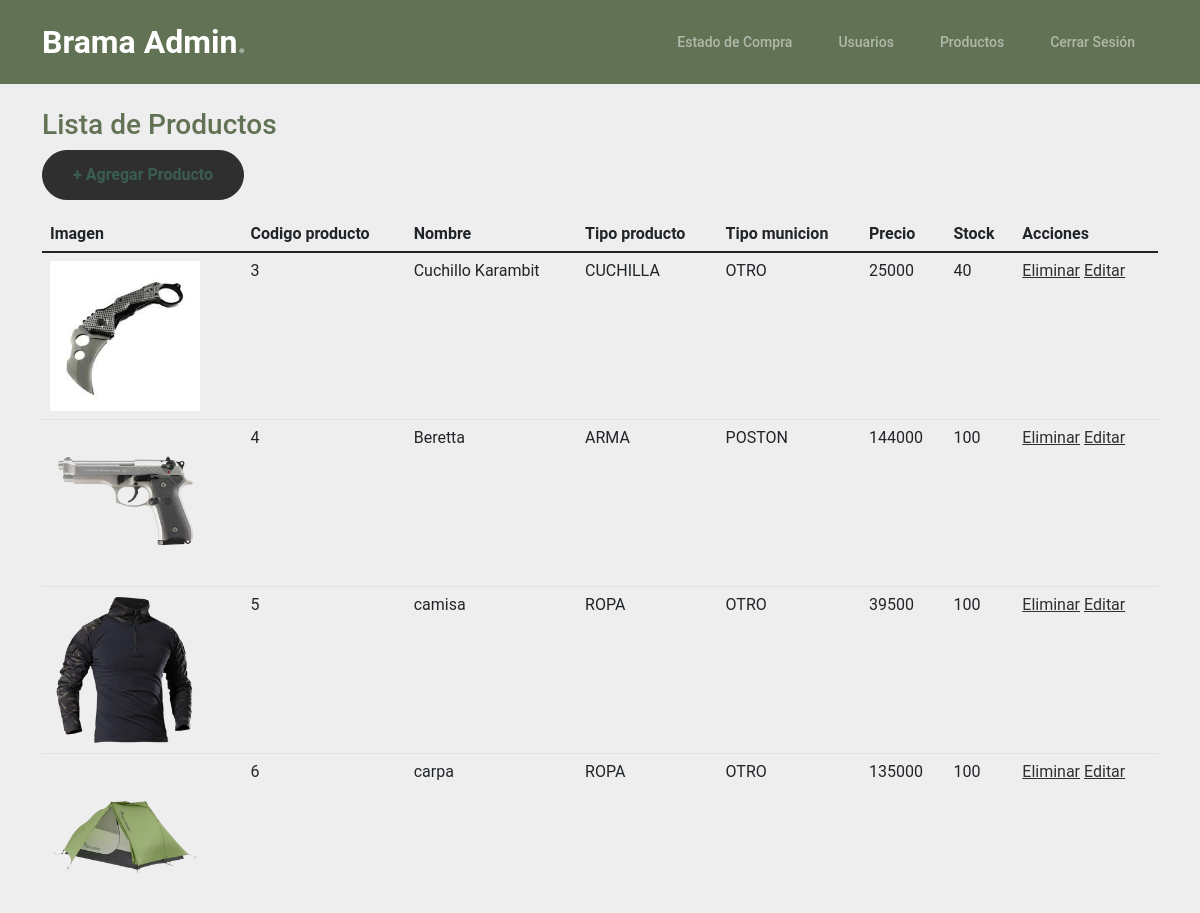
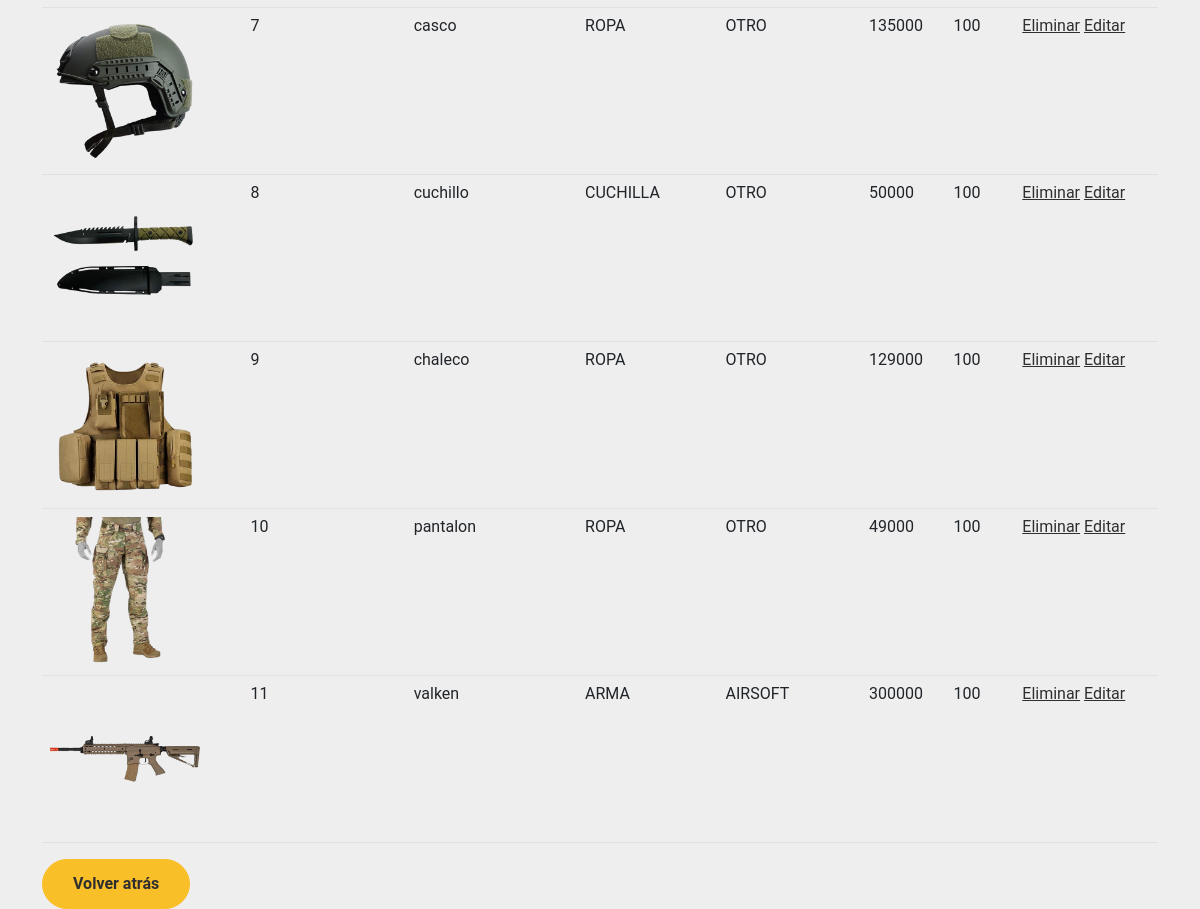
/productos/ (signed in), run on the app's committed database (2 pictures, top to bottom).
### aplicacion/models.py (models this page shows, shortened)
class Producto(models.Model):
    cod_producto = models.AutoField(primary_key=True)
    nombre = models.CharField(max_length=50)
    tipo_producto = models.CharField(max_length=10, choices=TIPO_PRODUCTO, default='OTRO PRODUCTO')
    tipo_municion = models.CharField(max_length=100, choices=TIPO_MUNICION, default='OTRO')
    precio = models.IntegerField(validators=[MinValueValidator(1000), MaxValueValidator(999999999)])
    stock = models.IntegerField(default=0)
    imagen = models.ImageField(upload_to='productos', null=True)

### aplicacion/views.py (the view)
# urls.py: path('productos/', productos, name = 'productos'),
@user_passes_test(is_admin)
def productos(request):
    productos=Producto.objects.all()
    datos={
        "productos":productos
    }
    return render(request,'aplicacion/productos.html', datos)

### aplicacion/views.py (called while the page is built)
def is_admin(user):
    return user.is_authenticated and user.is_staff

### aplicacion/templates/aplicacion/productos.html (shortened to what this page needs)
{% load static %}
<head>
    <link href="{% static 'aplicacion/css/bootstrap.min.css' %}" rel="stylesheet">
    <link rel="stylesheet" href="https://cdnjs.cloudflare.com/ajax/libs/font-awesome/6.0.0-beta3/css/all.min.css">
    <link href="{% static 'aplicacion/css/tiny-slider.css' %}" rel="stylesheet">
    <link href="{% static 'aplicacion/css/style.css' %}" rel="stylesheet">
</head>
<nav class="custom-navbar navbar navbar-expand-md navbar-dark bg-dark" aria-label="Furni navigation bar">
    <div class="container">
        <a class="navbar-brand" href="{% url "panelcontrol" %}">Brama Admin<span>.</span></a>
        <div class="collapse navbar-collapse" id="navbarsFurni">
            <ul class="custom-navbar-nav navbar-nav ms-auto mb-2 mb-md-0">
                <li class="nav-item ">
                    <a class="nav-link" href="{% url 'panelcontrolestadocompra' %}">Estado de Compra</a>
                </li>
                <li class="nav-item">
                    <a class="nav-link" href="{% url 'personas' %}">Usuarios</a>
                </li>
                <li class="nav-item">
                    <a class="nav-link" href="{% url 'productos' %}">Productos</a>
                </li>
                <li class="nav-item">
                    <a class="nav-link" href="{% url 'panelcerrarsesion' %}">Cerrar Sesión</a>
                </li>
            </ul>
        </div>
    </div>
</nav>
    <div class="container">
        <div class="mt-4">
            <h3>Lista de Productos</h3>
            <a href="{% url 'crearproducto' %}" role="button" class="btn text-primary">+ Agregar Producto</a>
        </div>
        <table class="table table-hover">
            <thead>
                <tr>
                    <th>Imagen</th>
                    <th>Codigo producto</th>
                    <th>Nombre</th>
                    <th>Tipo producto</th>
                    <th>Tipo municion</th>
                    <th>Precio</th>
                    <th>Stock</th>
                    <th>Acciones</th>
                </tr>
            </thead>
            <tbody>
                {% for p in productos %}
                <tr>
                    <td><img src="{{ p.imagen.url }}" alt="foto" height="150"></td>
                    <td>{{ p.cod_producto }}</td>
                    <td>{{ p.nombre }}</td>
                    <td>{{ p.tipo_producto }}</td>
                    <td>{{ p.tipo_municion }}</td>
                    <td>{{ p.precio }}</td>
                    <td>{{ p.stock }}</td>
                    <td>
                        <a href="{% url 'eliminarproducto' p.cod_producto %}">Eliminar</a>
                        <a href="{% url 'modificarproducto' p.cod_producto %}">Editar</a>
                    </td>
                </tr>
                {% endfor %}
            </tbody>
        </table>
        <div class="back-button">
            <a href="{% url 'panelcontrol' %}" class="btn btn-secondary">Volver atrás</a>
        </div>
    </div>
</body>

### aplicacion/static/aplicacion/css/style.css (style rules this page uses)
a { text-decoration: none; -webkit-transition: .3s all ease; -o-transition: .3s all ease; transition: .3s all ease; color: #2f2f2f; text-decoration: underline; }
.custom-navbar { background: #627254 !important; padding-top: 20px; padding-bottom: 20px; }
.custom-navbar .navbar-brand { font-size: 32px; font-weight: 600; }
.custom-navbar .navbar-brand > span { opacity: .4; }
@media (min-width: 992px) { .custom-navbar .custom-navbar-nav li { margin-left: 15px; margin-right: 15px; } }
.custom-navbar .custom-navbar-nav li a { font-weight: 500; color: #ffffff !important; opacity: .5; -webkit-transition: .3s all ease; -o-transition: .3s all ease; transition: .3s all ease; position: relative; }
@media (min-width: 768px) { .custom-navbar .custom-navbar-nav li a:before { content: ""; position: absolute; bottom: 0; left: 8px; right: 8px; background: #f9bf29; height: 5px; opacity: 1; visibility: visible; width: 0; -webkit-transition: .15s all ease-out; -o-transition: .15s all ease-out; transition: .15s all ease-out; } }
.btn { font-weight: 600; padding: 12px 30px; border-radius: 30px; color: #ffffff; background: #2f2f2f; border-color: #2f2f2f; }
.btn.btn-secondary { color: #2f2f2f; background: #f9bf29; border-color: #f9bf29; }
.text-primary { color: #3b5d50 !important; }

### data on the page
Producto: imagen (picture), cod_producto "3", nombre "Cuchillo Karambit", tipo_producto "CUCHILLA", tipo_municion "OTRO", precio "25000", stock "40"
Producto: imagen (picture), cod_producto "4", nombre "Beretta", tipo_producto "ARMA", tipo_municion "POSTON", precio "144000", stock "100"
Producto: imagen (picture), cod_producto "5", nombre "camisa", tipo_producto "ROPA", tipo_municion "OTRO", precio "39500", stock "100"
Producto: imagen (picture), cod_producto "6", nombre "carpa", tipo_producto "ROPA", tipo_municion "OTRO", precio "135000", stock "100"
Producto: imagen (picture), cod_producto "7", nombre "casco", tipo_producto "ROPA", tipo_municion "OTRO", precio "135000", stock "100"
Producto: imagen (picture), cod_producto "8", nombre "cuchillo", tipo_producto "CUCHILLA", tipo_municion "OTRO", precio "50000", stock "100"
Producto: imagen (picture), cod_producto "9", nombre "chaleco", tipo_producto "ROPA", tipo_municion "OTRO", precio "129000", stock "100"
Producto: imagen (picture), cod_producto "10", nombre "pantalon", tipo_producto "ROPA", tipo_municion "OTRO", precio "49000", stock "100"
Producto: imagen (picture), cod_producto "11", nombre "valken", tipo_producto "ARMA", tipo_municion "AIRSOFT", precio "300000", stock "100"
